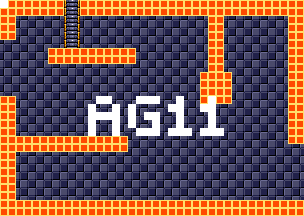

This is a level from a 2D game, rendered from its Tiled map with the project's own tilesets. A one-line summary and the map file follow, with tile-layer data summarised:
An orthogonal 38x27 tile map with 8x8 px tiles, 4 tile layers (background, foreground, room numbers, Objects), 15 tilesets.

<map version="1.5" tiledversion="1.7.1" orientation="orthogonal" renderorder="right-down" width="38" height="27" tilewidth="8" tileheight="8" infinite="0" nextlayerid="11" nextobjectid="1">
 <tileset firstgid="1" source="tilesheets/tsKarniMata.tsx" />
 <tileset firstgid="1025" source="tilesheets/tsVoodooWasp.tsx" />
 <tileset firstgid="2049" source="tilesheets/tsBurial.tsx" />
 <tileset firstgid="3073" source="tilesheets/tsBlueTemple.tsx" />
 <tileset firstgid="4097" source="tilesheets/tsGoddess.tsx" />
 <tileset firstgid="5121" source="tilesheets/tsKonark.tsx" />
 <tileset firstgid="6145" name="sEnemies" tilewidth="8" tileheight="8" tilecount="1024" columns="32">
  <image source="../grapx/tilesheets/sObjects.bmp" trans="ff94ff" width="256" height="256" />
 </tileset>
 <tileset firstgid="7169" source="tilesheets/tsIceTemple.tsx" />
 <tileset firstgid="8193" source="tilesheets/tsLavaArea.tsx" />
 <tileset firstgid="9217" source="tilesheets/tsBossArea.tsx" />
 <tileset firstgid="10241" source="tilesheets/tsPegu.tsx" />
 <tileset firstgid="11265" source="tilesheets/sTiwanakuTemple.tsx" />
 <tileset firstgid="12289" source="tilesheets/sIndraTemple.tsx" />
 <tileset firstgid="13313" source="tilesheets/sTeleport.tsx" />
 <tileset firstgid="14337" source="tilesheets/sObjects.tsx" />
 <layer id="2" name="background" width="38" height="27">
  <data>[1026 cells, 1026 non-empty, 2 distinct tile ids]</data>
 </layer>
 <layer id="1" name="foreground" width="38" height="27">
  <data>[1026 cells, 304 non-empty, 3 distinct tile ids]</data>
 </layer>
 <layer id="7" name="room numbers" width="38" height="27">
  <data>[1026 cells, 41 non-empty, 1 distinct tile ids]</data>
 </layer>
 <layer id="10" name="Objects" width="38" height="27">
  <data>[1026 cells, 0 non-empty, 0 distinct tile ids]</data>
 </layer>
</map>
